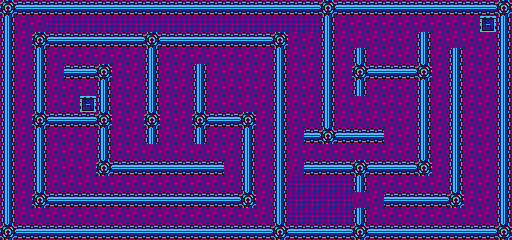

This game map was drawn from its Tiled (.tmx) file and the tilesets committed beside it. A one-line description and the full map source follow:
An orthogonal 32x15 tile map with 16x16 px tiles, 1 tile layer (tilemap), 1 hidden layer not drawn and 2 objects (2x transfer).

<map version="1.0" tiledversion="1.1.2" orientation="orthogonal" renderorder="right-down" width="32" height="15" tilewidth="16" tileheight="16" infinite="0" nextobjectid="4">
 <properties>
  <property name="background_tile" type="int" value="36" />
  <property name="bgm" value="field" />
  <property name="encounter_table" type="int" value="1" />
 </properties>
 <tileset firstgid="1" source="tileset.tsx" />
 <layer name="tilemap" width="32" height="15" locked="1">
  <data encoding="csv">
35,34,34,34,34,34,34,34,34,34,34,34,34,34,34,34,34,34,34,34,35,34,34,34,34,34,34,34,34,34,34,35,
33,36,36,54,54,54,54,54,54,54,54,54,54,54,54,54,54,54,54,54,33,36,36,36,36,36,36,36,36,36,55,33,
33,36,35,34,34,34,34,34,34,35,34,34,34,34,34,34,34,35,36,36,33,36,36,36,36,36,33,36,36,36,36,33,
33,36,33,36,36,36,36,36,36,33,36,36,36,36,36,36,36,33,36,36,33,36,33,36,36,36,33,36,33,36,36,33,
33,36,33,36,34,34,35,36,36,33,36,36,33,36,36,36,36,33,36,36,33,36,35,34,34,34,35,36,33,36,36,33,
33,36,33,36,36,36,33,36,36,33,36,36,33,36,36,36,36,33,36,36,33,36,33,36,36,36,33,36,33,36,36,33,
33,36,33,36,36,55,33,36,36,33,36,36,33,36,36,36,36,33,36,36,33,36,36,36,36,36,33,36,33,36,36,33,
33,36,35,34,34,34,35,36,36,35,36,36,35,34,34,35,36,33,36,36,33,36,36,36,36,36,33,36,33,36,36,33,
33,36,33,36,36,36,33,36,36,33,36,36,33,36,36,33,36,33,36,34,35,34,34,34,36,36,33,36,33,36,36,33,
33,36,33,36,36,36,33,36,36,36,36,36,36,36,36,33,36,33,36,36,36,36,36,36,36,36,33,36,33,36,36,33,
33,36,33,36,36,36,35,34,34,34,34,34,34,34,36,33,36,33,36,34,34,34,35,34,34,34,35,36,33,36,36,33,
33,36,33,36,36,36,36,36,36,36,36,36,36,36,36,33,36,33,54,54,54,54,33,36,36,36,36,36,33,36,36,33,
33,36,35,34,34,34,34,34,34,34,34,34,34,34,34,35,36,33,54,54,54,54,36,36,34,34,34,34,35,36,36,33,
33,36,36,36,36,36,36,36,36,36,36,36,36,36,36,36,36,33,54,54,54,54,33,36,36,36,36,36,36,36,36,33,
35,34,34,34,34,34,34,34,34,34,34,34,34,34,34,34,34,35,34,34,34,34,35,34,34,34,34,34,34,34,34,35
</data>
 </layer>
 <layer name="collision" width="32" height="15" visible="0">
  <data encoding="csv">
0,256,256,256,256,256,256,256,256,256,256,256,256,256,256,256,256,256,256,256,0,256,256,256,256,256,256,256,256,256,256,0,
256,0,0,0,0,0,0,0,0,0,0,0,0,0,0,0,0,0,0,0,256,0,0,0,0,0,0,0,0,0,0,256,
256,0,0,256,256,256,256,256,256,0,256,256,256,256,256,256,256,0,0,0,256,0,0,0,0,0,256,0,0,0,0,256,
256,0,256,0,0,0,0,0,0,256,0,0,0,0,0,0,0,256,0,0,256,0,256,0,0,0,256,0,256,0,0,256,
256,0,256,0,256,256,0,0,0,256,0,0,256,0,0,0,0,256,0,0,256,0,0,256,256,256,0,0,256,0,0,256,
256,0,256,0,0,0,256,0,0,256,0,0,256,0,0,0,0,256,0,0,256,0,256,0,0,0,256,0,256,0,0,256,
256,0,256,0,0,0,256,0,0,256,0,0,256,0,0,0,0,256,0,0,256,0,0,0,0,0,256,0,256,0,0,256,
256,0,0,256,256,256,0,0,0,0,0,0,0,256,256,0,0,256,0,0,256,0,0,0,0,0,256,0,256,0,0,256,
256,0,256,0,0,0,256,0,0,256,0,0,256,0,0,256,0,256,0,256,0,256,256,256,0,0,256,0,256,0,0,256,
256,0,256,0,0,0,256,0,0,0,0,0,0,0,0,256,0,256,0,0,0,0,0,0,0,0,256,0,256,0,0,256,
256,0,256,0,0,0,0,256,256,256,256,256,256,256,0,256,0,256,0,256,256,256,0,256,256,256,0,0,256,0,0,256,
256,0,256,0,0,0,0,0,0,0,0,0,0,0,0,256,0,256,0,0,0,0,256,0,0,0,0,0,256,0,0,256,
256,0,0,256,256,256,256,256,256,256,256,256,256,256,256,0,0,256,0,0,0,0,0,0,256,256,256,256,0,0,0,256,
256,0,0,0,0,0,0,0,0,0,0,0,0,0,0,0,0,256,0,0,0,0,256,0,0,0,0,0,0,0,0,256,
0,256,256,256,256,256,256,256,256,256,256,256,256,256,256,256,256,0,256,256,256,256,0,256,256,256,256,256,256,256,256,0
</data>
 </layer>
 <objectgroup name="object">
  <object id="1" name="arkcity" type="transfer" gid="242" x="80" y="112" width="16" height="16">
   <properties>
    <property name="transfer_map" value="arkcity" />
    <property name="transfer_x" type="int" value="8" />
    <property name="transfer_y" type="int" value="29" />
   </properties>
  </object>
  <object id="3" name="brain_room" type="transfer" gid="242" x="480" y="32" width="16" height="16">
   <properties>
    <property name="transfer_map" value="brain_room" />
    <property name="transfer_x" type="int" value="0" />
    <property name="transfer_y" type="int" value="0" />
   </properties>
  </object>
 </objectgroup>
</map>
